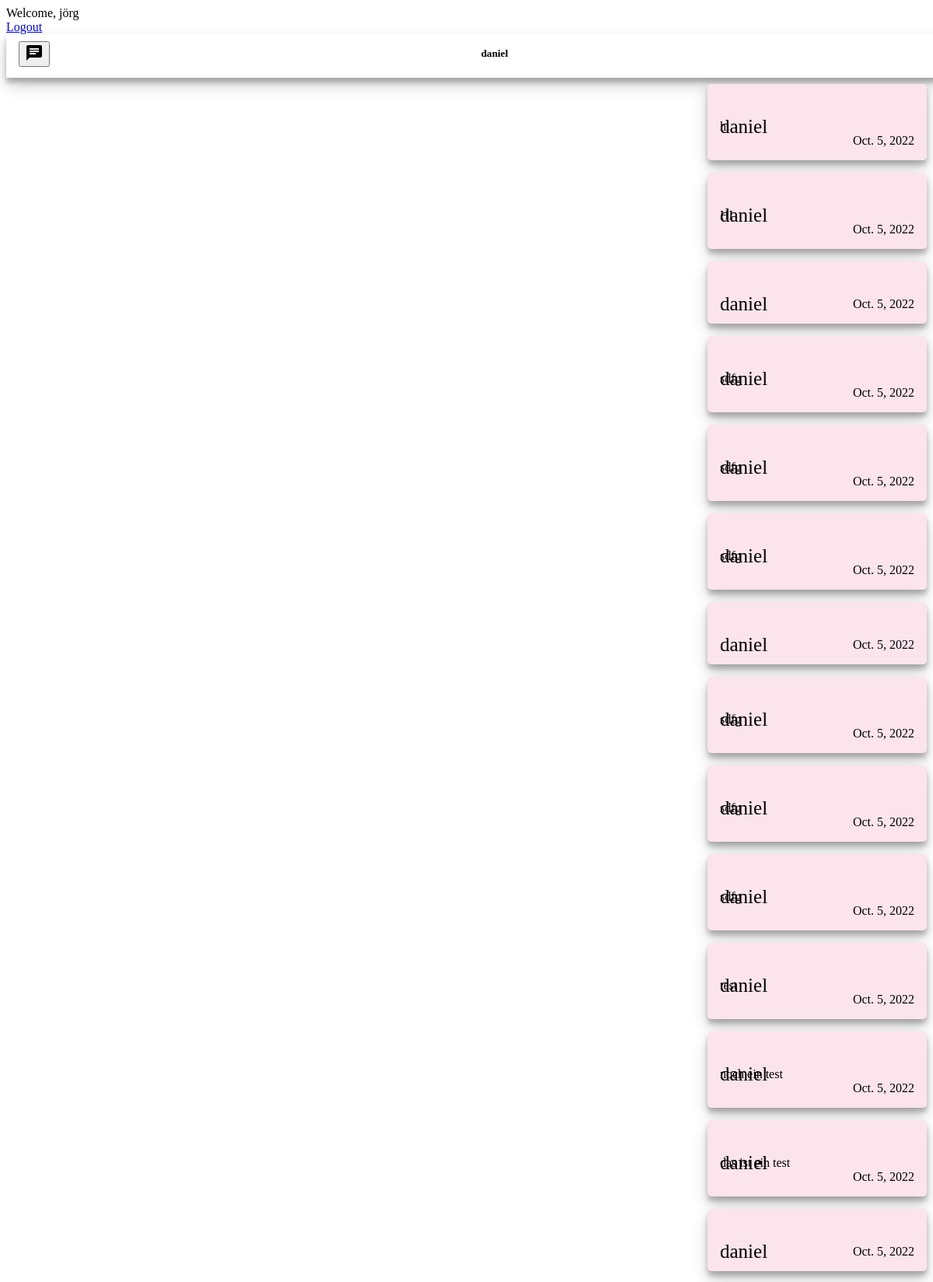
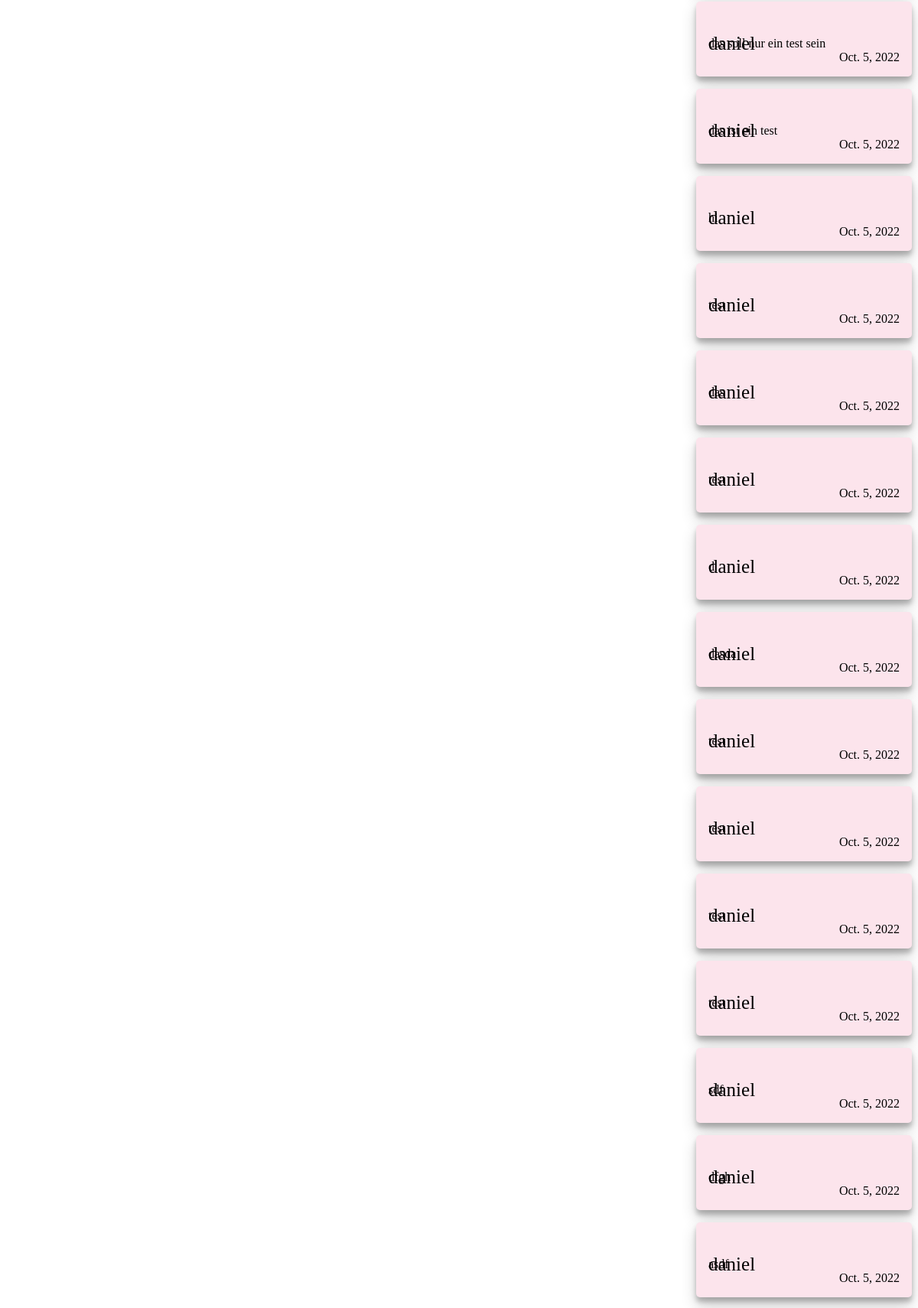
The page /chat/28/ (signed in, upper part) on the database its author committed (2 pictures, top to bottom).
### chat/models.py (models this page shows)
class Message(models.Model):
    text = models.CharField(max_length=500)
    created_at = DateField(default=date.today)
    chat = models.ForeignKey(Chat, on_delete=models.CASCADE, related_name='chat_message_set', default=None, blank=True, null=True)
    author = models.ForeignKey(settings.AUTH_USER_MODEL, on_delete=models.CASCADE, related_name='author_message_set')
    reciever = models.ForeignKey(settings.AUTH_USER_MODEL, on_delete=models.CASCADE, related_name='receiver_message_set')

### chat/views.py (the view, shortened to what this page needs)
# urls.py: path("chat/<int:id>/", message_view , name="chat"),
@login_required(login_url='/login/')
@csrf_exempt
def message_view(request, id):
    all_users = User.objects.all
    all_chats = Chat.objects.filter(participant1 = request.user.id) | Chat.objects.filter(participant2 = request.user.id)
    text_messages = Message.objects.filter(chat_id=id)
    my_chat = Chat.objects.get(id=id)
    if(request.user.id == my_chat.participant1.id):
        reciever_user = my_chat.participant2
    else:
        reciever_user = my_chat.participant1
    return render(request, 'chat/chat.html', {'messages': text_messages,'users': all_users, "chats": all_chats, "recieverUser": reciever_user, "chatId": id})

### chat/templates/chat/chat.html (shortened to what this page needs)
{% extends "base.html" %} {% block content %} {% if request.user.is_authenticated %}
<div id="information-bar-chat" >
    <div style="width: 100%; display: flex; justify-content: space-between; align-items: center; height: 50px">
        <button style="margin-left: 16px" onclick="renderAllChats()" class="mdl-button mdl-js-button mdl-button--raised mdl-button--colored">
            <i class="material-icons">chat</i>
    </button>
    <h5>{{ recieverUser }}<h5/>
    </div>
</div>
<div id="workspace">
    <div id="messagecontainer">
        {% for message in messages %}
        {% if request.user == message.author %}
        <div id="loggedInUserMessage">
            <div id="card" style="background-color: #E3F2FD">
                <div style="min-height: 30px; display: flex; justify-content: flex-start;">
                    <p style="font-size: 25px; height: 30px;">{{ message.author }}</p>
                </div>
                <div>
                    {{ message.text }}
                </div>
                <div id="createdAt">
                    <span>{{message.created_at}}</span>
                </div>
          </div>
        </div>
          {% else %}
          <div id="notloggedInUserMessage">
            <div id="card" style="background-color: #FCE4EC">
                <div style="height: 30px; display: flex; justify-content: flex-start;">
                    <p style="font-size: 25px; height: 30px;">{{ message.author }}</p>
                </div>
                <div>
                    {{ message.text }}
                </div>
                <div id="createdAt">
                    <span>{{message.created_at}}</span>
                </div>
            </div>
        </div>
          {% endif %}
        {% endfor %}
    </div>
</div>
{% endif %} {% endblock %}

### templates/base.html (shortened to what this page needs)
<!DOCTYPE html>
<html lang="en">
<head>
<link rel="stylesheet" href="https://code.getmdl.io/1.3.0/material.indigo-pink.min.css">
 {% load static %}
<link rel="stylesheet" href="{% static 'css/style.css' %}">
</head>
<body>
<div class="mdl-layout mdl-js-layout mdl-layout--fixed-header">
    <header class="mdl-layout__header">
      <div class="mdl-layout__header-row">
        {% if request.user.is_authenticated %}
        <span class="mdl-layout-title">Welcome, {{ request.user }} </span>
        {% else %}
        <span class="mdl-layout-title">Welcome, please log in</span>
        {% endif %}
        <nav class="mdl-navigation">
          {% if request.user.is_authenticated %}
          <a class="mdl-navigation__link" href="{% url 'logout' %}">Logout</a>
          {% endif %}
        </nav>
      </div>
    </header>
    <main class="mdl-layout__content">
      <div class="page-content">
        {% block content %}
        {% endblock %}
      </div>
    </main>
  </div>
</body>
</html>

### static/css/style.css (style rules this page uses)
.page-content { display: flex; align-items: center; flex-direction: column; width: 100vw; }
#information-bar-chat { box-shadow: 0 10px 20px rgba(0,0,0,0.19), 0 6px 6px rgba(0,0,0,0.23); height: 56px; background-color: white; display: flex; align-items: center; justify-content: space-between; width: 100%; flex-direction: column }
#workspace { width: 100%; position: inherit; display: flex; flex-direction: column; align-items: center ; justify-content: flex-end; height: calc(100vh - 60px - 60px); }
#messagecontainer { height: 100%; overflow-y: scroll; width: 100%; display: flex; flex-direction: column; }
#card { width: 250px; padding: 16px; margin: 8px 16px 8px 16px; display: flex; flex-direction: column; border-radius: 5px; box-shadow: 0 10px 20px rgba(0,0,0,0.19), 0 6px 6px rgba(0,0,0,0.23); }
#createdAt { width: 100%; display: flex; justify-content: flex-end; }
#notloggedInUserMessage { display: flex; justify-content: flex-end; }

### rows shown on the page
Message: author "daniel", text "hi", created_at "Oct. 5, 2022"
Message: author "daniel", text "HI", created_at "Oct. 5, 2022"
Message: author "daniel", created_at "Oct. 5, 2022"
Message: author "daniel", text "sdfg", created_at "Oct. 5, 2022"
Message: author "daniel", text "sdfg", created_at "Oct. 5, 2022"
Message: author "daniel", text "sdfg", created_at "Oct. 5, 2022"
Message: author "daniel", created_at "Oct. 5, 2022"
Message: author "daniel", text "sdfg", created_at "Oct. 5, 2022"
Message: author "daniel", text "sdfg", created_at "Oct. 5, 2022"
Message: author "daniel", text "sdfg", created_at "Oct. 5, 2022"
Message: author "daniel", text "test", created_at "Oct. 5, 2022"
Message: author "daniel", text "noch ein test", created_at "Oct. 5, 2022"
Message: author "daniel", text "das ist ein test", created_at "Oct. 5, 2022"
Message: author "daniel", created_at "Oct. 5, 2022"
Message: author "daniel", text "das soll nur ein test sein", created_at "Oct. 5, 2022"
Message: author "daniel", text "das ist ein test", created_at "Oct. 5, 2022"
Message: author "daniel", text "hi", created_at "Oct. 5, 2022"
Message: author "daniel", text "test", created_at "Oct. 5, 2022"
Message: author "daniel", text "das", created_at "Oct. 5, 2022"
Message: author "daniel", text "test", created_at "Oct. 5, 2022"
Message: author "daniel", text "d", created_at "Oct. 5, 2022"
Message: author "daniel", text "dasda", created_at "Oct. 5, 2022"
Message: author "daniel", text "test", created_at "Oct. 5, 2022"
Message: author "daniel", text "test", created_at "Oct. 5, 2022"
Message: author "daniel", text "test", created_at "Oct. 5, 2022"
Message: author "daniel", text "test", created_at "Oct. 5, 2022"
Message: author "daniel", text "sdf", created_at "Oct. 5, 2022"
Message: author "daniel", text "dfgh", created_at "Oct. 5, 2022"
Message: author "daniel", text "asdf", created_at "Oct. 5, 2022"

### other values the page prints
{{ request.user }} "jörg"
{{ recieverUser }} "daniel"
